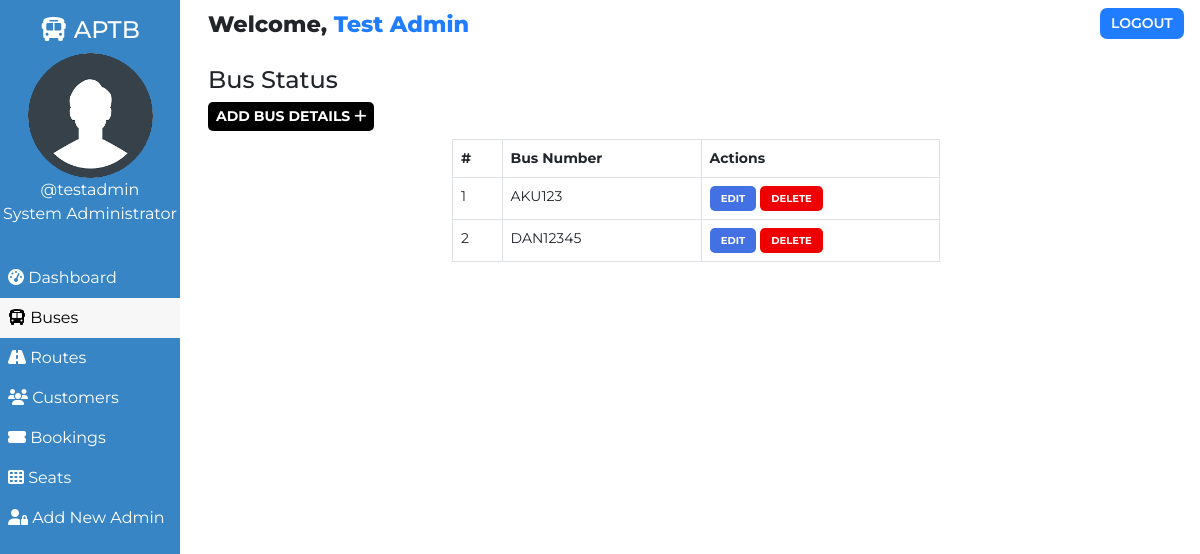
Page /admin/bus.php (signed in) on the committed database.
### tables this page shows
CREATE TABLE `users` (
  `user_id` int(11) NOT NULL,
  `user_fullname` varchar(100) NOT NULL,
  `user_name` varchar(30) NOT NULL,
  `user_password` varchar(255) NOT NULL,
  `user_created` datetime NOT NULL DEFAULT current_timestamp()
);

CREATE TABLE `buses` (
  `id` int(100) NOT NULL,
  `bus_no` varchar(255) NOT NULL,
  `bus_assigned` tinyint(1) NOT NULL DEFAULT 0,
  `bus_created` datetime NOT NULL DEFAULT current_timestamp()
);

### admin/bus.php (the view, shortened to what this page needs)
<!DOCTYPE html>
<html lang="en">
<head>
    <link href="https://cdn.jsdelivr.net/npm/bootstrap@5.0.1/dist/css/bootstrap.min.css" rel="stylesheet">
    <?php
        $page="bus";
    ?>
</head>
<body>
    <?php require '../assets/partials/_admin-header.php';?>
        <?php
            $resultSql = "SELECT * FROM `buses` ORDER BY bus_created DESC";
            $resultSqlResult = mysqli_query($conn, $resultSql);
            if(!mysqli_num_rows($resultSqlResult)){ ?>
                <div class="container mt-4">
                    <div id="noCustomers" class="alert alert-dark " role="alert">
                        <h1 class="alert-heading">No Buses Found!!</h1>
                        <p class="fw-light">Be the first person to add one!</p>
                        <hr>
                        <div id="addCustomerAlert" class="alert alert-success" role="alert">
                                Click on <button id="add-button" class="button btn-sm"type="button"data-bs-toggle="modal" data-bs-target="#addModal">ADD <i class="fas fa-plus"></i></button> to add a bus!
                        </div>
                    </div>
                </div>
            <?php }
            else { ?>
            <section id="bus">
                <div id="head">
                    <h4>Bus Status</h4>
                </div>
                <div id="bus-results">
                    <div>
                        <button id="add-button" class="button btn-sm" type="button"data-bs-toggle="modal" data-bs-target="#addModal">Add Bus Details <i class="fas fa-plus"></i></button>
                    </div>
                    <table class="table table-hover table-bordered">
                        <thead>
                            <th>#</th>
                            <th>Bus Number</th>
                            <th>Actions</th>
                        </thead>
                        <?php
                            $ser_no = 0;
                            while($row = mysqli_fetch_assoc($resultSqlResult))
                            {
                                $ser_no++;
                                $id = $row["id"];
                                $busno = $row["bus_no"];
                        ?>
                        <tr>
                            <td>
                                <?php
                                    echo $ser_no;
                                ?>
                            </td>
                            <td>
                                <?php
                                    echo $busno;
                                ?>
                            </td>
                            <td>
                            <button class="button edit-button " data-link="<?php echo $_SERVER['REQUEST_URI']; ?>" data-id="<?php
                                                echo $id;?>" data-busno="<?php
                                                echo $busno;?>"
                                                >Edit</button>
                                            <button class="button delete-button" data-bs-toggle="modal" data-bs-target="#deleteModal" data-id="<?php
                                                echo $id;?>">Delete</button>
                            </td>
                        </tr>
                        <?php
                        }
                    ?>
                    </table>
                </div>
            </section>
            <?php } ?>
        </div>
    </main>
</body>
</html>

### assets/partials/_admin-header.php (shortened to what this page needs)
<?php
    $conn = db_connect();
    $user_id = $_SESSION['user_id'];
    $sql = "SELECT * FROM users WHERE user_id = $user_id";
    $result = mysqli_query($conn, $sql);
    if($row = mysqli_fetch_assoc($result))
    {
        $user_fullname = $row["user_fullname"];
        $user_name = $row["user_name"];
    }
?>
    <main id="container">
        <div id="sidebar">
            <h4><i class="fas fa-bus"></i> APTB</h4>
            <div>
                <img class="adminDp" src="../assets/img/userav-min.png" height="125px" alt="Admin Profile Pic">
                <p>
                    <?php  echo '@'.$user_name;  ?>
                </p>
                <p>System Administrator</p>
            </div>
            <ul id="options">
                <li class="option <?php if($page=='dashboard'){ echo 'active';}?>">
                    <a href="./dashboard.php">
                    <i class="fas fa-tachometer-alt"></i> Dashboard
                    </a>
                </li>
                <li class="option <?php if($page=='bus'){ echo 'active';}?>">
                    <a href="./bus.php">
                    <i class="fas fa-bus"></i> Buses
                    </a>
                </li>
                <li class="option <?php if($page=='route'){ echo 'active';}?>">
                    <a href="./route.php">
                    <i class="fas fa-road"></i> Routes
                    </a>
                </li>
                <li class="option <?php if($page=='customer'){ echo 'active';}?>">
                    <a href="./customer.php">
                    <i class="fas fa-users"></i> Customers
                    </a>
                </li>
                <li class="option <?php if($page=='booking'){ echo 'active';}?>">
                    <a href="./booking.php">
                    <i class="fas fa-ticket-alt"></i> Bookings
                    </a>
                </li>
                <li class="option <?php if($page=='seat'){ echo 'active';}?>">
                    <a href="./seat.php">
                    <i class="fas fa-th"></i> Seats
                    </a>
                </li>
                <li class="option <?php if($page=='signup'){ echo 'active';}?>">
                    <a href="./signup.php">
                    <i class="fas fa-user-lock"></i> Add New Admin
                    </a>
                </li>
            </ul>
        </div>
        <div id="main-content">
            <section id="welcome">
                <ul>
                    <li class="welcome-item">Welcome,
                        <span id="USER">
                            <?php
                                echo $user_fullname;
                            ?>
                        </span>
                    </li>
                    <li class="welcome-item">
                        <button id="logout" class="btn-sm">
                            <a href="../assets/partials/_logout.php">LOGOUT</a>
                        </button>
                    </li>
                </ul>
            </section>

### assets/styles/admin.php (style rules this page uses)
body { margin: 0; box-sizing: border-box; font-family: 'Montserrat', sans-serif; background-color: white; }
html { scroll-behavior: smooth; }
*, *::after, *::before { box-sizing: inherit; }
#USER { color: #207DFF; }
.adminDp { border-radius: 50%; }
#welcome { background-color: white; }
#welcome ul { display: flex; justify-content: space-between; list-style-type: none; padding: 0; margin: 0; }
#welcome li { margin: 0 1rem; padding: 0.5rem 0; }
#welcome li:first-child { font-weight: 800; font-size: 1.4rem; }
#logout { padding: 0.3rem 0.7rem; background-color: #207DFF; font-weight: 600; outline: none; border: none; border-radius: 7px; }
#logout a { color: white; text-decoration: none; }
@media only screen and (min-width:1000px) { #sidebar { text-align: center; background-color: #3885c5; color: white; width: 15%; position: fixed; top: 0%; padding-top: 1rem; z-index: 2; height: 100vh; } }
@media only screen and (min-width:1000px) { #sidebar p { margin: 0; } }
@media only screen and (min-width:1000px) { #sidebar ul { margin-top: 2rem; } }
@media only screen and (min-width:1000px) { #options { list-style-type: none; text-align: left; padding-left: 0; } }
@media only screen and (min-width:1000px) { .option a { display: block; padding: 0.5rem; text-decoration: none; color: inherit; } }
@media only screen and (min-width:1000px) { .active { background-color:#f7f7f7; color:black; } }
@media only screen and (min-width:1000px) { #main-content { margin-left: 16%; } }

### assets/styles/admin-options.php (style rules this page uses)
* { font-family: Montserrat; }
#booking #head, #customer #head, #route #head, #seat #head, #bus #head { padding-top: 1rem; }
#booking, #customer, #route, #bus, #seat { padding: 0 1rem; }
#booking-results > div, #customer-results > div, #route-results > div, #bus-results > div { margin-bottom: 0.5rem; }
#booking-results button, #customer-results button, #route button, #bus-results button { border-radius: 5px; }
.button { border: none; font-weight: bold; text-transform: uppercase; }
#add-button { background-color: black; color: white; }
table { font-size: 14px; }
#bus table { width: 50%; margin: 0 auto; }
#bus .edit-button, #bus .delete-button, #route .edit-button, #route .delete-button, #customer .edit-button, #customer .delete-button { padding: 0.3rem 0.7rem; }
table th,td { padding-left: 0.3rem; }
table button { color: white; }
.edit-button { background-color: #4370E2; }
.delete-button { background-color: #EF0000; }
.edit-button, .delete-button { font-size: 10px }

### rows in the picture
users: user_name "testadmin", user_fullname "Test Admin"
buses: bus_no "AKU123"
buses: bus_no "DAN12345"
